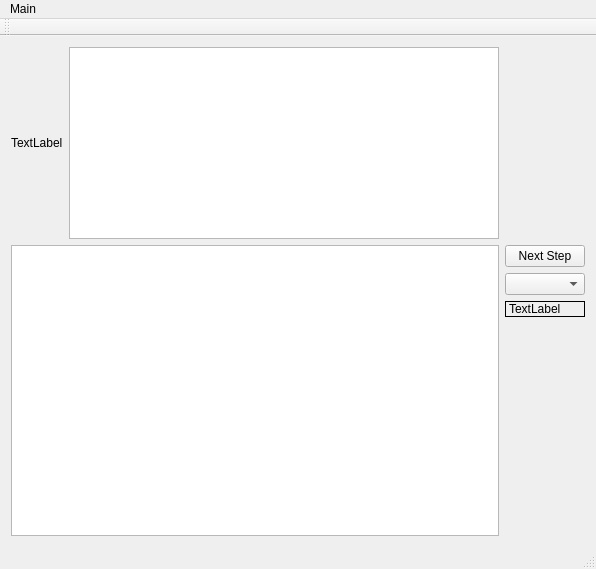
<?xml version="1.0" encoding="UTF-8"?>
<ui version="4.0">
 <class>codeVisualClass</class>
 <widget class="QMainWindow" name="codeVisualClass">
  <property name="geometry">
   <rect>
    <x>0</x>
    <y>0</y>
    <width>596</width>
    <height>569</height>
   </rect>
  </property>
  <property name="windowTitle">
   <string>codeVisual</string>
  </property>
  <widget class="QWidget" name="centralWidget">
   <layout class="QGridLayout" name="gridLayout">
    <item row="1" column="0" rowspan="4" colspan="2">
     <widget class="VisualWindow" name="showWindow"/>
    </item>
    <item row="1" column="4">
     <widget class="QPushButton" name="nextStep">
      <property name="text">
       <string>Next Step</string>
      </property>
     </widget>
    </item>
    <item row="2" column="4">
     <widget class="QComboBox" name="comboBox"/>
    </item>
    <item row="4" column="4">
     <spacer name="verticalSpacer">
      <property name="orientation">
       <enum>Qt::Vertical</enum>
      </property>
      <property name="sizeHint" stdset="0">
       <size>
        <width>20</width>
        <height>40</height>
       </size>
      </property>
     </spacer>
    </item>
    <item row="3" column="4">
     <widget class="QLabel" name="posLabel">
      <property name="frameShape">
       <enum>QFrame::Panel</enum>
      </property>
      <property name="text">
       <string>TextLabel</string>
      </property>
     </widget>
    </item>
    <item row="0" column="0">
     <widget class="QLabel" name="label">
      <property name="text">
       <string>TextLabel</string>
      </property>
     </widget>
    </item>
    <item row="0" column="1">
     <widget class="QGraphicsView" name="inputView">
      <property name="sizePolicy">
       <sizepolicy hsizetype="Expanding" vsizetype="Fixed">
        <horstretch>0</horstretch>
        <verstretch>0</verstretch>
       </sizepolicy>
      </property>
      <property name="horizontalScrollBarPolicy">
       <enum>Qt::ScrollBarAsNeeded</enum>
      </property>
      <property name="foregroundBrush">
       <brush brushstyle="Dense4Pattern">
        <color alpha="255">
         <red>244</red>
         <green>243</green>
         <blue>255</blue>
        </color>
       </brush>
      </property>
      <property name="interactive">
       <bool>false</bool>
      </property>
      <property name="alignment">
       <set>Qt::AlignLeading|Qt::AlignLeft|Qt::AlignTop</set>
      </property>
     </widget>
    </item>
   </layout>
  </widget>
  <widget class="QMenuBar" name="menuBar">
   <property name="geometry">
    <rect>
     <x>0</x>
     <y>0</y>
     <width>596</width>
     <height>21</height>
    </rect>
   </property>
   <widget class="QMenu" name="menuMain">
    <property name="title">
     <string>Main</string>
    </property>
    <addaction name="action_Input"/>
   </widget>
   <addaction name="menuMain"/>
  </widget>
  <widget class="QToolBar" name="mainToolBar">
   <attribute name="toolBarArea">
    <enum>TopToolBarArea</enum>
   </attribute>
   <attribute name="toolBarBreak">
    <bool>false</bool>
   </attribute>
  </widget>
  <widget class="QStatusBar" name="statusBar"/>
  <action name="action_Input">
   <property name="text">
    <string>&amp;Input</string>
   </property>
  </action>
 </widget>
 <layoutdefault spacing="6" margin="11"/>
 <customwidgets>
  <customwidget>
   <class>VisualWindow</class>
   <extends>QGraphicsView</extends>
   <header location="global">visualwindow.h</header>
   <slots>
    <signal>PositionChanged(QPointF)</signal>
    <slot>NextStep()</slot>
   </slots>
  </customwidget>
 </customwidgets>
 <resources>
  <include location="codevisual.qrc"/>
 </resources>
 <connections>
  <connection>
   <sender>nextStep</sender>
   <signal>clicked()</signal>
   <receiver>showWindow</receiver>
   <slot>NextStep()</slot>
   <hints>
    <hint type="sourcelabel">
     <x>553</x>
     <y>53</y>
    </hint>
    <hint type="destinationlabel">
     <x>259</x>
     <y>206</y>
    </hint>
   </hints>
  </connection>
  <connection>
   <sender>showWindow</sender>
   <signal>PositionChanged(QPointF)</signal>
   <receiver>codeVisualClass</receiver>
   <slot>SetText(QPointF)</slot>
   <hints>
    <hint type="sourcelabel">
     <x>233</x>
     <y>206</y>
    </hint>
    <hint type="destinationlabel">
     <x>299</x>
     <y>199</y>
    </hint>
   </hints>
  </connection>
 </connections>
 <slots>
  <slot>SetText(QPointF)</slot>
 </slots>
</ui>
